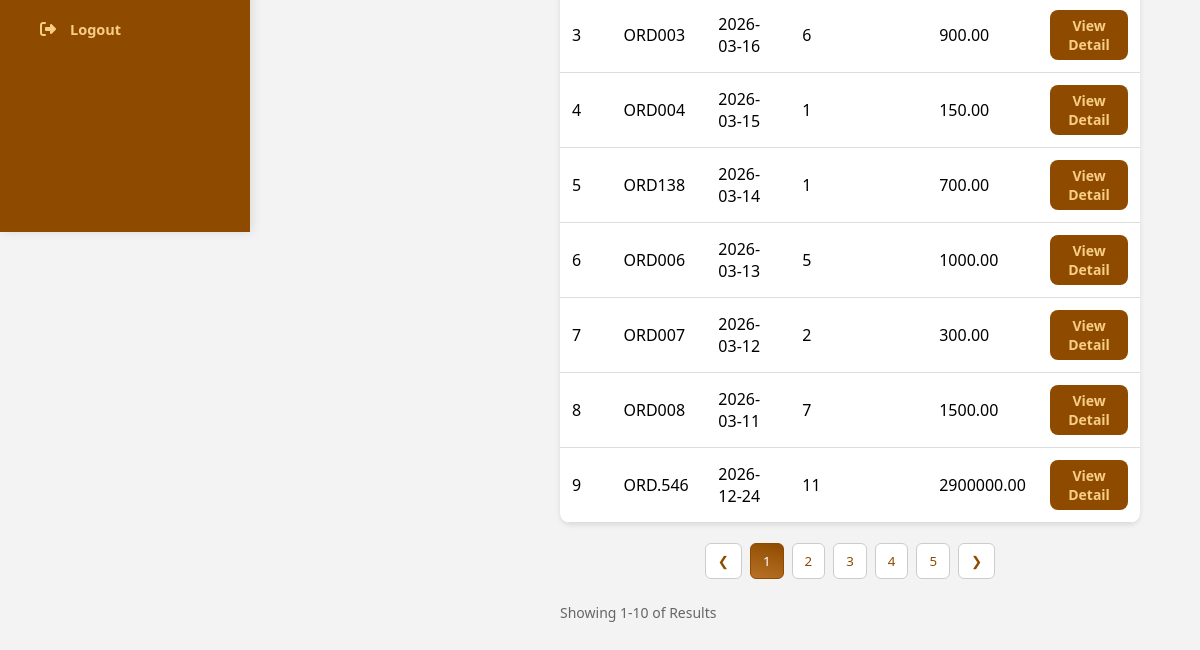
Page /admin/Import_product/search_form.php (lower part) on the earlier database version.
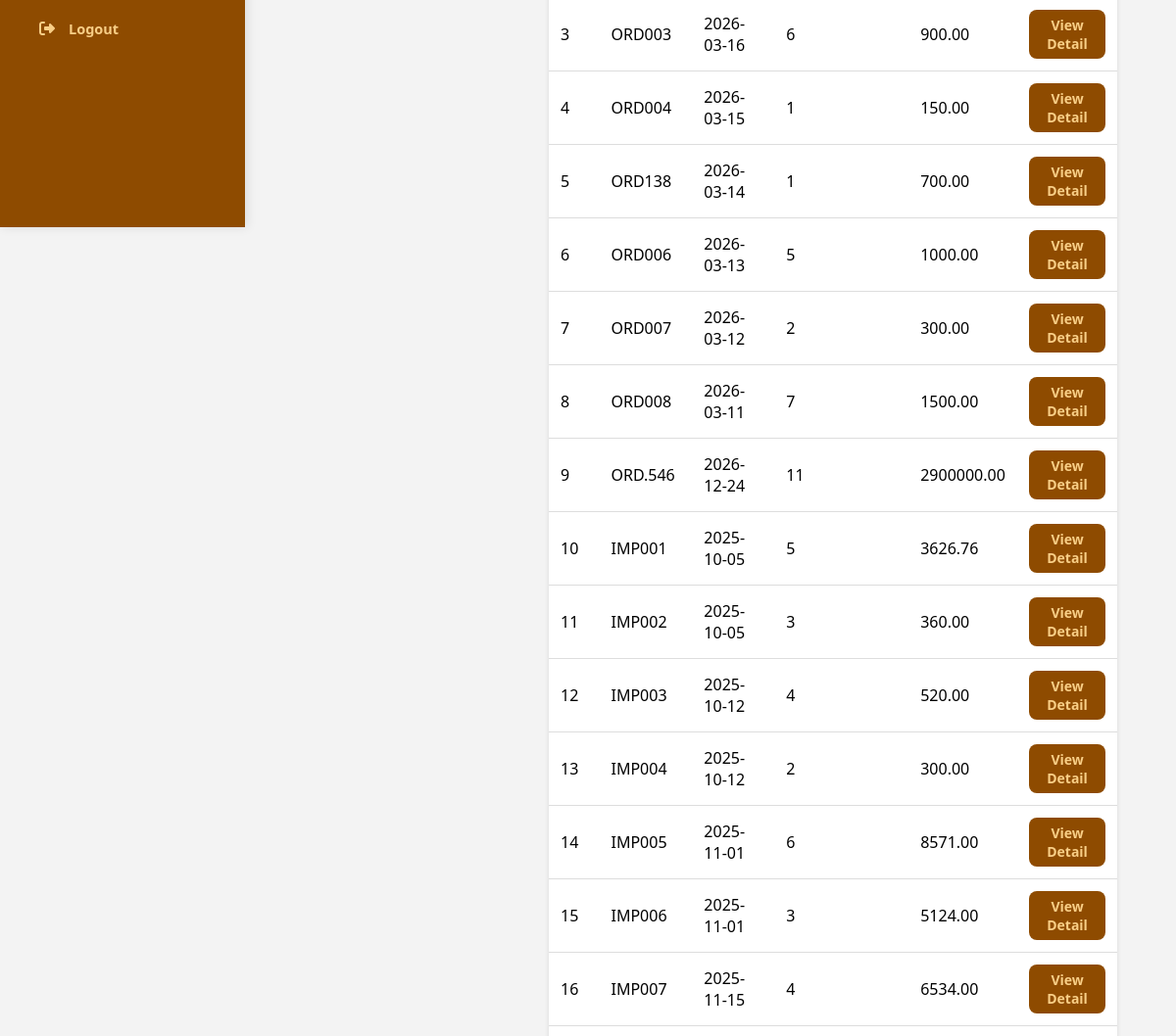
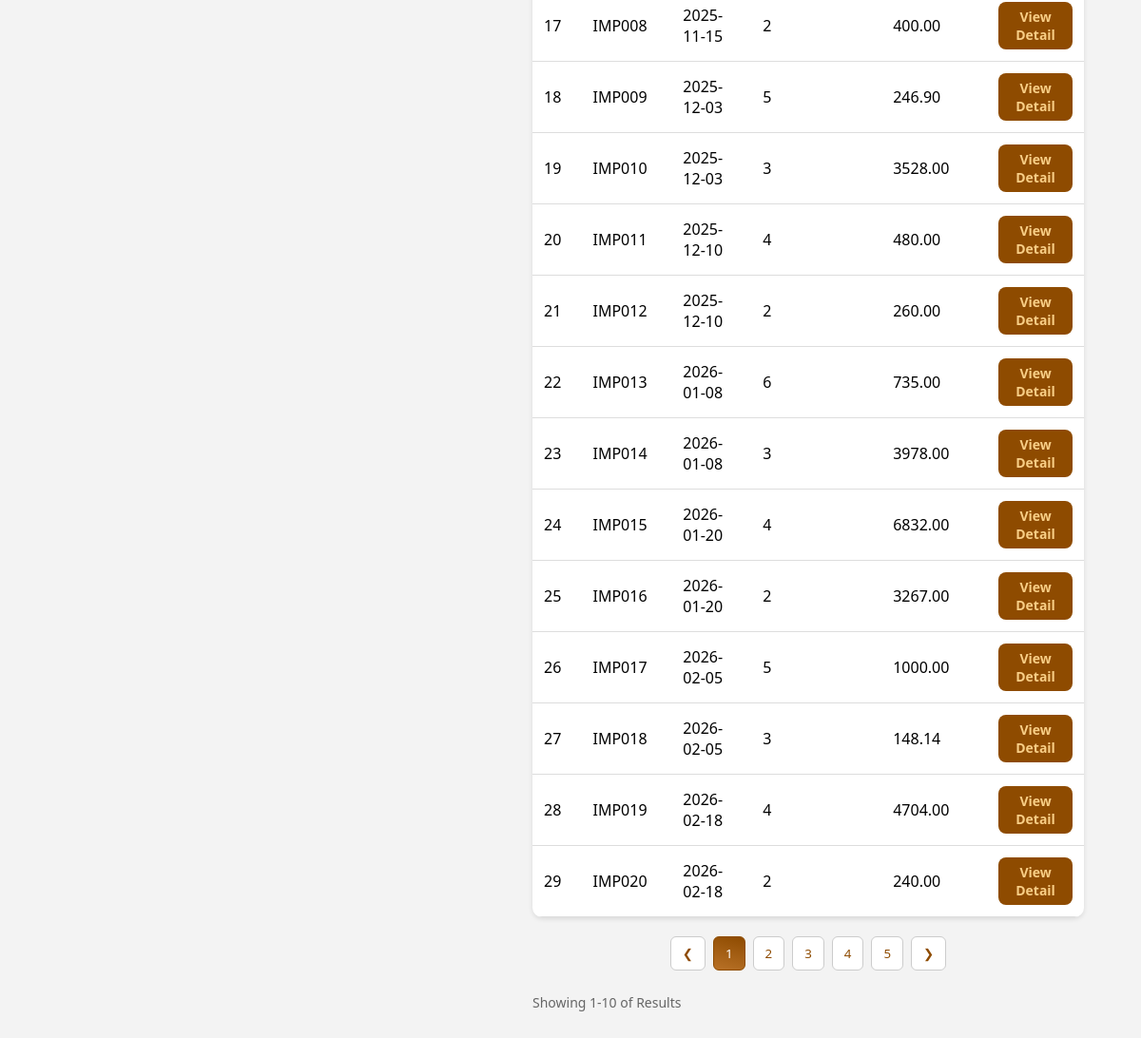
Same page on the later database version (2 pictures, top to bottom).
### tables this page shows
CREATE TABLE `goods_receipt` (
  `id` int(11) NOT NULL AUTO_INCREMENT,
  `order_number` varchar(50) NOT NULL,
  `entry_date` date NOT NULL,
  `supplier` varchar(255) DEFAULT NULL,
  `total_quantity` int(11) DEFAULT 0,
  `total_value` decimal(15,2) DEFAULT 0.00,
  `status` enum('Draft','Completed') DEFAULT 'Draft',
  `created_at` timestamp NOT NULL DEFAULT current_timestamp(),
  PRIMARY KEY (`id`)
);

### admin/Import_product/search_form.php (the view, shortened to what this page needs)
<!DOCTYPE html>
<html lang="vi">
<head>
  <link rel="stylesheet" href="../admin_function.css">
  <link rel="stylesheet" href="https://cdnjs.cloudflare.com/ajax/libs/font-awesome/6.4.0/css/all.min.css">
</head>
<body>
<?php include '../sidebar_include.php'; ?>
<div class="content">
  <main>
    <div class="user-list">
      <table>
        <?php
        include __DIR__ . "/../../config/config.php";
        $sql = "SELECT * FROM goods_receipt WHERE 1";
        $result = $conn->query($sql);
        $i=1;
        ?>
        <tbody>
            <?php while($row = $result->fetch_assoc()): ?>
            <tr>
              <td><?= $i++ ?></td>
              <td><?= $row['order_number'] ?></td>
              <td><?= $row['entry_date'] ?></td>
              <td><?= $row['total_quantity'] ?></td>
              <td><?= $row['total_value'] ?></td>
              <td>
                <a href="entry_form_detail.php?id=<?= $row['id'] ?>" class="btn small">View Detail</a>
              </td>
            </tr>
        <?php endwhile; ?>
        </tbody>
      </table>
    </div>
    <div class="pagination">
      <button class="pagination-btn">&#10094;</button>
      <button class="pagination-btn active">1</button>
      <button class="pagination-btn">2</button>
      <button class="pagination-btn">3</button>
      <button class="pagination-btn">4</button>
      <button class="pagination-btn">5</button>
      <button class="pagination-btn">&#10095;</button>
    </div>
    <div class="pagination-info">Showing 1-10 of Results</div>
  </main>
</div>
</body>
</html>

Differences in the rows shown:
added goods_receipt: order_number "IMP001", entry_date "2025-10-05", total_quantity "5", total_value "3626.76"
added goods_receipt: order_number "IMP002", entry_date "2025-10-05", total_quantity "3", total_value "360.00"
added goods_receipt: order_number "IMP003", entry_date "2025-10-12", total_quantity "4", total_value "520.00"
added goods_receipt: order_number "IMP004", entry_date "2025-10-12", total_quantity "2", total_value "300.00"
added goods_receipt: order_number "IMP005", entry_date "2025-11-01", total_quantity "6", total_value "8571.00"
added goods_receipt: order_number "IMP006", entry_date "2025-11-01", total_quantity "3", total_value "5124.00"
added goods_receipt: order_number "IMP007", entry_date "2025-11-15", total_quantity "4", total_value "6534.00"
added goods_receipt: order_number "IMP008", entry_date "2025-11-15", total_quantity "2", total_value "400.00"
added goods_receipt: order_number "IMP009", entry_date "2025-12-03", total_quantity "5", total_value "246.90"
added goods_receipt: order_number "IMP010", entry_date "2025-12-03", total_quantity "3", total_value "3528.00"
added goods_receipt: order_number "IMP011", entry_date "2025-12-10", total_quantity "4", total_value "480.00"
added goods_receipt: order_number "IMP012", entry_date "2025-12-10", total_quantity "2", total_value "260.00"
added goods_receipt: order_number "IMP013", entry_date "2026-01-08", total_quantity "6", total_value "735.00"
added goods_receipt: order_number "IMP014", entry_date "2026-01-08", total_quantity "3", total_value "3978.00"
added goods_receipt: order_number "IMP015", entry_date "2026-01-20", total_quantity "4", total_value "6832.00"
added goods_receipt: order_number "IMP016", entry_date "2026-01-20", total_quantity "2", total_value "3267.00"
added goods_receipt: order_number "IMP017", entry_date "2026-02-05", total_quantity "5", total_value "1000.00"
added goods_receipt: order_number "IMP018", entry_date "2026-02-05", total_quantity "3", total_value "148.14"
added goods_receipt: order_number "IMP019", entry_date "2026-02-18", total_quantity "4", total_value "4704.00"
added goods_receipt: order_number "IMP020", entry_date "2026-02-18", total_quantity "2", total_value "240.00"
